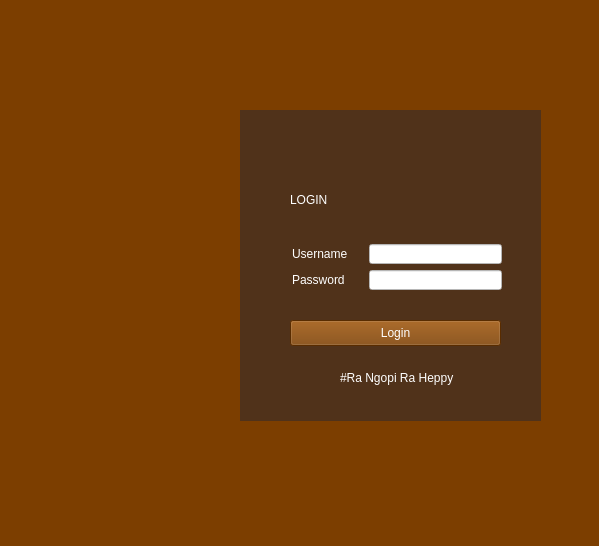
<?xml version="1.0" encoding="UTF-8"?>
<ui version="4.0">
 <class>MainWindow</class>
 <widget class="QMainWindow" name="MainWindow">
  <property name="geometry">
   <rect>
    <x>0</x>
    <y>0</y>
    <width>599</width>
    <height>546</height>
   </rect>
  </property>
  <property name="minimumSize">
   <size>
    <width>599</width>
    <height>546</height>
   </size>
  </property>
  <property name="windowTitle">
   <string>MainWindow</string>
  </property>
  <property name="windowIcon">
   <iconset>
    <normaloff>asset/gambar.png</normaloff>asset/gambar.png</iconset>
  </property>
  <property name="styleSheet">
   <string notr="true">QWidget#centralwidget{
background-color: rgb(124, 62, 0);}
</string>
  </property>
  <widget class="QWidget" name="centralwidget">
   <widget class="QLineEdit" name="user">
    <property name="geometry">
     <rect>
      <x>369</x>
      <y>244</y>
      <width>133</width>
      <height>20</height>
     </rect>
    </property>
    <property name="styleSheet">
     <string notr="true">background-color: rgb(255, 255, 255);</string>
    </property>
   </widget>
   <widget class="QLabel" name="label_2">
    <property name="geometry">
     <rect>
      <x>292</x>
      <y>244</y>
      <width>71</width>
      <height>19</height>
     </rect>
    </property>
    <property name="styleSheet">
     <string notr="true">font: 75 12pt &quot;MS Shell Dlg 2&quot;;
color: rgb(255, 255, 255);</string>
    </property>
    <property name="text">
     <string>Username</string>
    </property>
   </widget>
   <widget class="QLabel" name="label_3">
    <property name="geometry">
     <rect>
      <x>292</x>
      <y>270</y>
      <width>67</width>
      <height>19</height>
     </rect>
    </property>
    <property name="styleSheet">
     <string notr="true">font: 75 12pt &quot;MS Shell Dlg 2&quot;;
color: rgb(255, 255, 255);</string>
    </property>
    <property name="text">
     <string>Password</string>
    </property>
   </widget>
   <widget class="QLineEdit" name="sandi">
    <property name="geometry">
     <rect>
      <x>369</x>
      <y>270</y>
      <width>133</width>
      <height>20</height>
     </rect>
    </property>
    <property name="styleSheet">
     <string notr="true">background-color: rgb(255, 255, 255);</string>
    </property>
   </widget>
   <widget class="QPushButton" name="masuk">
    <property name="geometry">
     <rect>
      <x>290</x>
      <y>320</y>
      <width>211</width>
      <height>26</height>
     </rect>
    </property>
    <property name="mouseTracking">
     <bool>true</bool>
    </property>
    <property name="tabletTracking">
     <bool>true</bool>
    </property>
    <property name="styleSheet">
     <string notr="true">background-color: rgb(124, 62, 0);
border-color: rgb(255, 255, 255);
border-color: rgb(170, 85, 0);
font: 75 11pt &quot;MS Shell Dlg 2&quot;;
color: rgb(255, 255, 255);</string>
    </property>
    <property name="text">
     <string>Login</string>
    </property>
   </widget>
   <widget class="QLabel" name="alert">
    <property name="geometry">
     <rect>
      <x>289</x>
      <y>296</y>
      <width>211</width>
      <height>20</height>
     </rect>
    </property>
    <property name="styleSheet">
     <string notr="true">color: rgb(255, 255, 255);
font: 75 10pt &quot;MS Shell Dlg 2&quot;;</string>
    </property>
    <property name="text">
     <string/>
    </property>
   </widget>
   <widget class="QLabel" name="label">
    <property name="geometry">
     <rect>
      <x>20</x>
      <y>130</y>
      <width>261</width>
      <height>231</height>
     </rect>
    </property>
    <property name="styleSheet">
     <string notr="true">background-image: url(:/newPrefix/imglogin.png);</string>
    </property>
    <property name="text">
     <string>&lt;html&gt;&lt;head/&gt;&lt;body&gt;&lt;p&gt;&lt;img src=&quot;:/newPrefix/gambar3.png&quot;/&gt;&lt;/p&gt;&lt;/body&gt;&lt;/html&gt;</string>
    </property>
   </widget>
   <widget class="QLabel" name="label_4">
    <property name="geometry">
     <rect>
      <x>290</x>
      <y>180</y>
      <width>102</width>
      <height>39</height>
     </rect>
    </property>
    <property name="styleSheet">
     <string notr="true">font: 20pt &quot;Gill Sans Ultra Bold&quot;;
color: rgb(255, 255, 255);</string>
    </property>
    <property name="text">
     <string>LOGIN</string>
    </property>
   </widget>
   <widget class="QLabel" name="label_5">
    <property name="geometry">
     <rect>
      <x>240</x>
      <y>110</y>
      <width>301</width>
      <height>311</height>
     </rect>
    </property>
    <property name="styleSheet">
     <string notr="true">background-color: rgb(80, 50, 26);</string>
    </property>
    <property name="text">
     <string/>
    </property>
   </widget>
   <widget class="QLabel" name="label_6">
    <property name="geometry">
     <rect>
      <x>340</x>
      <y>370</y>
      <width>121</width>
      <height>16</height>
     </rect>
    </property>
    <property name="styleSheet">
     <string notr="true">color: rgb(255, 255, 255);
font: 10pt &quot;MS Shell Dlg 2&quot;;</string>
    </property>
    <property name="text">
     <string>#Ra Ngopi Ra Heppy</string>
    </property>
   </widget>
   <zorder>label_5</zorder>
   <zorder>user</zorder>
   <zorder>label_2</zorder>
   <zorder>label_3</zorder>
   <zorder>sandi</zorder>
   <zorder>masuk</zorder>
   <zorder>alert</zorder>
   <zorder>label</zorder>
   <zorder>label_4</zorder>
   <zorder>label_6</zorder>
  </widget>
  <widget class="QMenuBar" name="menubar">
   <property name="geometry">
    <rect>
     <x>0</x>
     <y>0</y>
     <width>599</width>
     <height>21</height>
    </rect>
   </property>
  </widget>
 </widget>
 <resources>
  <include location="asset/source.qrc"/>
 </resources>
 <connections/>
</ui>
